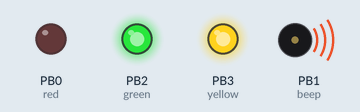
A sketch run on a simulated ATtiny85, built with avr-gcc and run on an emulated ATtiny85. On the bench: output pins drawn as LEDs (lit = HIGH), buzzer (waves = sounding).

Above: at 0.8 s.
At 4.85 s:
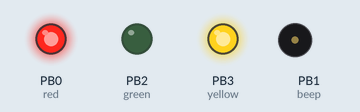
At 8.85 s:
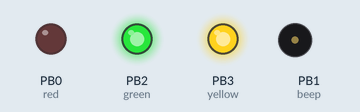
At 15.8 s:
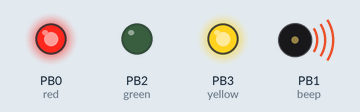
At 36.8 s:
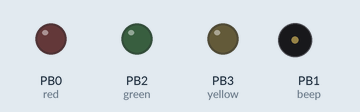
Timing chart, 0 to 38.3 s (numbered marks = the images above):
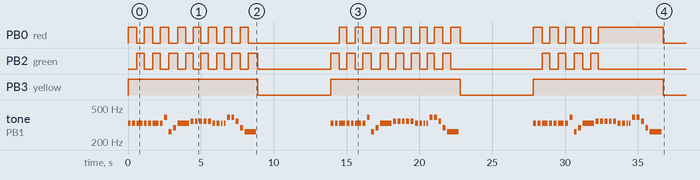

Measured:
- by itself, PB0 (red): LOW → HIGH at 0.00 s, → LOW 0.60 s later, → HIGH 0.52 s later, → LOW 0.58 s later, … (42 changes in this stretch)
- by itself, PB2 (green): LOW → HIGH at 0.60 s, → LOW 0.52 s later, → HIGH 0.58 s later, → LOW 0.50 s later, … (40 changes in this stretch)
- by itself, PB3 (yellow): alternates HIGH for 8.9 s and LOW for 5.0 s
- by itself, tone on PB1 (beep): plays 330 Hz for 0.20 s, 330 Hz for 0.20 s, 330 Hz for 0.40 s, 330 Hz for 0.20 s, 330 Hz for 0.20 s, 330 Hz for 0.40 s … (75 notes in this stretch)

The sketch:

ornament.ino
```cpp
// power routine based on http://www.technoblogy.com/show?VOO
// tone on ATtiny25 via https://github.com/SpenceKonde/ATTinyCore

#include <avr/sleep.h>

int Power __attribute__ ((section (".noinit")));

const uint16_t scale[] = {
  262,294,330,349,392
};
const uint8_t n[] = {
  2,2,2,2,2,2,2,4,0,1,2,
  3,3,3,3,3,2,2,2,2,4,4,3,1,0
};
const uint8_t ds[] = {
  5,10,20,40
};
const uint8_t d[] = {
  1,1,2,1,1,2,1,1,1,1,3,1,
  1,1,1,1,1,1,0,0,1,1,1,1,3
};

const uint8_t red = 0;
const uint8_t beep = 1;
const uint8_t green = 2;
const uint8_t yellow = 3;
const uint8_t nc = 4;

int active = 0;
int timer = 0;

void PowerDown() {
  set_sleep_mode(SLEEP_MODE_PWR_DOWN);
  ADCSRA &= ~(1<<ADEN);
  sleep_enable();
  sleep_cpu();
}

void setup() {
  Power = !Power;
  if (!Power) PowerDown();
  pinMode(red, OUTPUT);
  pinMode(beep, OUTPUT);
  pinMode(green, OUTPUT);
  pinMode(yellow, OUTPUT);
  pinMode(nc, INPUT_PULLUP);
}

void loop() {
  digitalWrite(yellow, HIGH);
  timer = millis();
  for (int i=0; i<25; i++) {
    digitalWrite(active, HIGH);
    tone(beep, scale[n[i]]);
    unsigned long dur = (unsigned long)ds[d[i]] * (unsigned long)20;
    int frag = dur / 10;
    for (int j=0; j<dur; j=j+frag) {
      if (millis() > timer + 500) {
        digitalWrite(active, LOW);
        active = (active == red) ? green : red;
        digitalWrite(active, HIGH);
        timer = millis();
      }
      delay(frag);
    }
    noTone(beep);
    delay(100);
  }
  digitalWrite(red, LOW);
  digitalWrite(green, LOW);
  digitalWrite(yellow, LOW);
  delay(5000);
}
```
